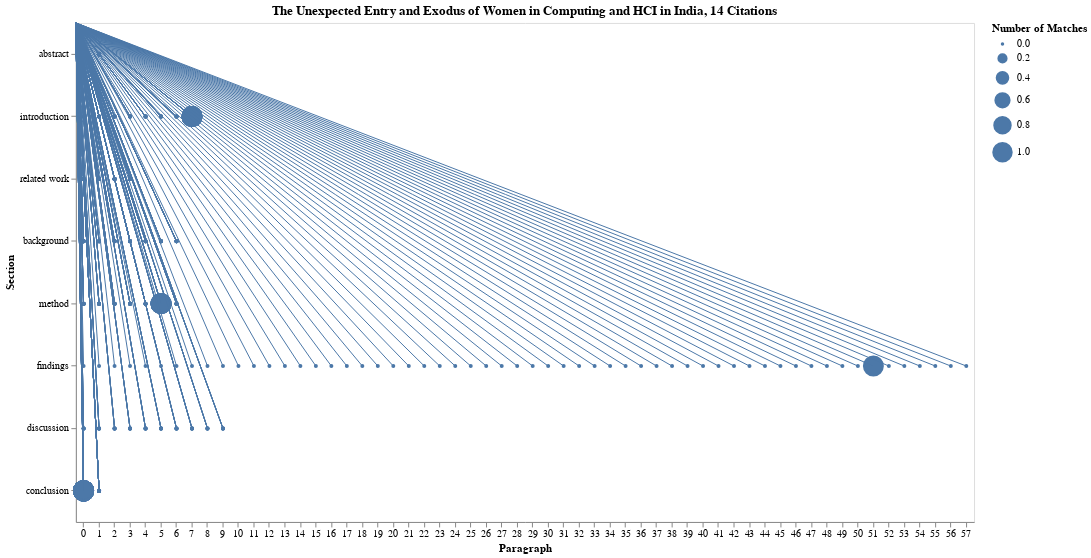

Here is the notebook cell this chart was saved with:
### Markdown cell above
### Women in HCI India Paper
Keywords: gender, gender roles

### Code cell
generate_beadplot('./output/women_computing_india-gender discrimination-gender favoritism-sex discrimination-sex favoritism.csv',
                  "The Unexpected Entry and Exodus of Women in Computing and HCI in India",
                 14)

### Figure 1 — Vega-Lite specification as saved in the notebook (floating-point values rounded to 4 significant figures; data arrays with more than 128 entries replaced by an {"elided": "..."} marker saying what was removed)
{"config": {"view": {"continuousWidth": 400, "continuousHeight": 300}}, "layer": [{"mark": {"type": "circle", "opacity": 1, "stroke": "#4c78a8"}, "encoding": {"size": {"type": "quantitative", "field": "algo_score_raw", "title": "Number of Matches"}, "x": {"type": "nominal", "axis": {"labelAngle": 0}, "field": "Paragraph"}, "y": {"type": "nominal", "field": "Section", "sort": ["abstract", "introduction", "related work", "background", "method", "findings", "discussion", "conclusion"]}}, "height": 500, "title": "The Unexpected Entry and Exodus of Women in Computing and HCI in India, 14 Citations", "width": 900}, {"mark": {"type": "rule", "stroke": "#4c78a8"}, "encoding": {"x": {"type": "nominal", "axis": {"labelAngle": 0}, "field": "Paragraph"}, "y": {"type": "nominal", "field": "Section", "sort": ["abstract", "introduction", "related work", "background", "method", "findings", "discussion", "conclusion"]}}, "height": 500, "width": 900}], "data": {"name": "data-52e2b15e925899263712ff4776b7aad9"}, "$schema": "https://vega.github.io/schema/vega-lite/v4.8.1.json", "datasets": {"data-52e2b15e925899263712ff4776b7aad9": {"elided": "464 records"}}}
